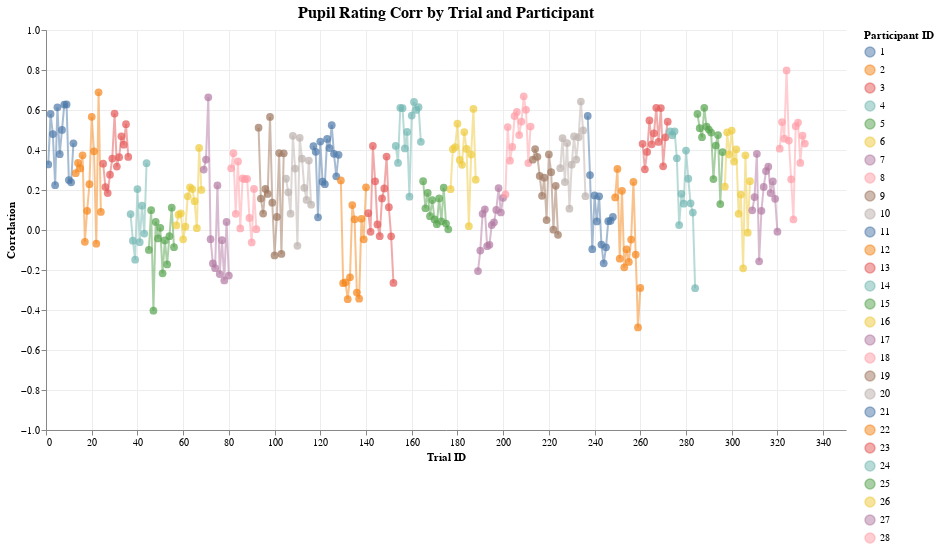

The code cell stored with this chart in its notebook:
### Code cell
col1, col2 = "pupil", "rating"

corr_by_trial = calculate_correlations_by_trial(df, col1, col2)
corr_by_participant = aggregate_correlations_fisher_z(
    corr_by_trial, f"{col1}_{col2}_corr", "participant_id", include_ci=True
)
plot_correlations_by_trial(corr_by_trial, f"{col1}_{col2}_corr")
# plot_correlations_by_participant(corr_by_participant, f"{col1}_{col2}_corr")

### Figure 1 — Vega-Lite specification as saved in the notebook (floating-point values rounded to 4 significant figures; data arrays with more than 128 entries replaced by an {"elided": "..."} marker saying what was removed)
{"config": {"view": {"continuousWidth": 300, "continuousHeight": 300, "strokeWidth": 0}, "axis": {"grid": true, "gridColor": "#ededed"}, "title": {"fontSize": 16, "anchor": "middle"}}, "layer": [{"mark": {"type": "line", "opacity": 0.5}, "encoding": {"color": {"field": "participant_id", "legend": {"title": "Participant ID"}, "type": "nominal"}, "x": {"axis": {"title": "Trial ID"}, "field": "trial_id", "type": "quantitative"}, "y": {"axis": {"title": "Correlation"}, "field": "pupil_rating_corr", "scale": {"domain": [-1, 1]}, "type": "quantitative"}}, "name": "view_1"}, {"mark": {"type": "circle", "size": 60}, "encoding": {"color": {"field": "participant_id", "legend": {"title": "Participant ID"}, "type": "nominal"}, "tooltip": [{"field": "participant_id", "type": "nominal"}, {"field": "trial_id", "type": "quantitative"}, {"field": "pupil_rating_corr", "format": ".3f", "type": "quantitative"}], "x": {"axis": {"title": "Trial ID"}, "field": "trial_id", "type": "quantitative"}, "y": {"axis": {"title": "Correlation"}, "field": "pupil_rating_corr", "scale": {"domain": [-1, 1]}, "type": "quantitative"}}}], "data": {"name": "data-b3791772d324d52a0e5f2ae2557da9ab"}, "height": 400, "params": [{"name": "param_1", "select": {"type": "interval", "encodings": ["x", "y"]}, "bind": "scales", "views": ["view_1"]}], "title": "Pupil Rating Corr by Trial and Participant", "width": 800, "$schema": "https://vega.github.io/schema/vega-lite/v5.20.1.json", "datasets": {"data-b3791772d324d52a0e5f2ae2557da9ab": {"elided": "332 records"}}}
